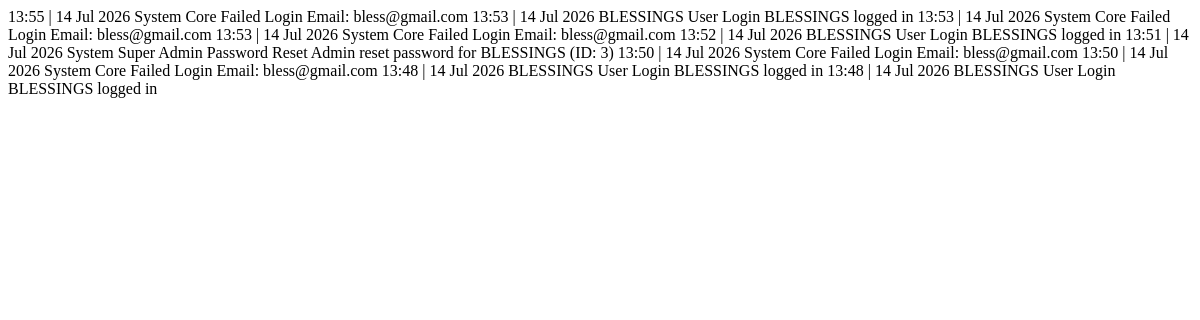
Page /admin/table/logs (signed in) on the earlier database version.
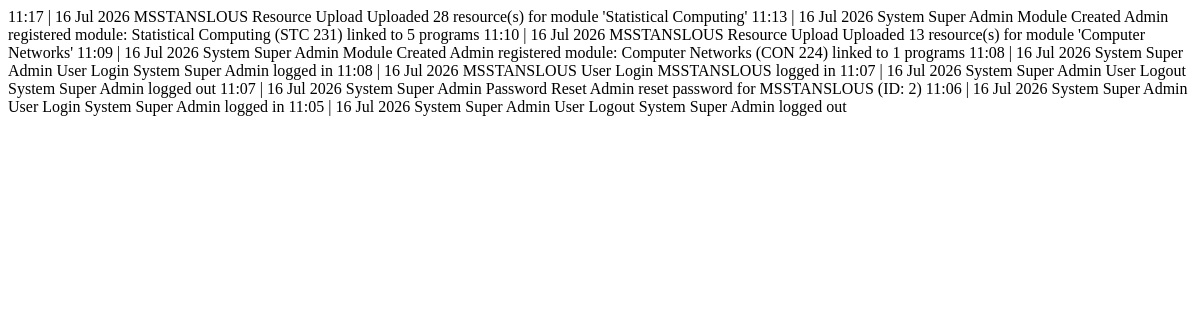
Same page on the later database version.
### app/models.py (models this page shows)
class Log(db.Model):
    id = db.Column(db.Integer, primary_key=True)
    user_id = db.Column(db.Integer, db.ForeignKey('user.id'), nullable=True)
    action = db.Column(db.String(100), nullable=False)
    details = db.Column(db.String(255), nullable=True)
    created_at = db.Column(db.DateTime, default=datetime.utcnow)
    user = db.relationship('User', backref='logs')

class User(db.Model, UserMixin):
    id = db.Column(db.Integer, primary_key=True)
    full_name = db.Column(db.String(100), nullable=False)
    email = db.Column(db.String(120), unique=True, nullable=False)
    password_hash = db.Column(db.String(128), nullable=False)
    campus = db.Column(db.String(50), nullable=False)
    student_id = db.Column(db.String(20), nullable=True)
    phone_number = db.Column(db.String(15), nullable=True)
    year = db.Column(db.Integer, default=1)
    semester = db.Column(db.Integer, default=1)
    program_id = db.Column(db.Integer, db.ForeignKey('program.id'), nullable=False)
    is_approved = db.Column(db.Boolean, default=False)
    is_class_rep = db.Column(db.Boolean, default=False)
    is_admin = db.Column(db.Boolean, default=False)
    created_at = db.Column(db.DateTime, default=datetime.utcnow)
    theme_preference = db.Column(db.String(20), default='light')  # 'light' or 'dark'
    language_preference = db.Column(db.String(10), default='en')  # 'en' for now
    last_activity = db.Column(db.DateTime, nullable=True, default=datetime.utcnow)
    is_active = db.Column(db.Boolean, default=True)  # soft delete flag

### app/core/routes.py (the view, shortened to what this page needs)
@core.route('/admin/table/logs')
@login_required
def admin_logs_table():
    if not current_user.is_admin:
        abort(403)
    page = request.args.get('page', 1, type=int)
    per_page = 10
    action_filter = request.args.get('action')
    user_search = request.args.get('user_search', '').strip()
    log_query = Log.query
    if action_filter:
        log_query = log_query.filter(Log.action == action_filter)
    paginated = paginate_query(log_query.order_by(Log.created_at.desc()), page, per_page)
    return render_template('core/admin/_logs_table_body.html',
                           logs=paginated['items'],
                           page=paginated['page'],
                           pages=paginated['pages'])

### app/__init__.py (called while the page is built)
@login_manager.user_loader
def load_user(user_id):
    return User.query.get(int(user_id))

### app/core/routes.py (called while the page is built)
def paginate_query(query, page=1, per_page=10):
    total = query.count()
    items = query.offset((page - 1) * per_page).limit(per_page).all()
    return {
        'items': items,
        'total': total,
        'page': page,
        'per_page': per_page,
        'pages': (total + per_page - 1) // per_page if total > 0 else 1
    }

### app/templates/core/admin/_logs_table_body.html (shortened to what this page needs)
{% for log in logs %}
<tr class="hover:bg-[#faf8f5] transition-colors border-b border-[#f0ebe3]">
    <td class="px-4 py-3 text-sm text-[#b5aaa0] font-mono whitespace-nowrap">
        {{ log.created_at.strftime('%H:%M | %d %b %Y') }}
    </td>
    <td class="px-4 py-3 text-sm font-bold text-[#5a5248] whitespace-nowrap">
        {{ log.user.full_name if log.user else 'System Core' }}
    </td>
    <td class="px-4 py-3 text-sm text-[#1a1a1a]">
        <span class="font-bold bg-[#f5f2ec] border border-[#ede8e0] px-2 py-0.5 rounded mr-1">{{ log.action }}</span>
        {{ log.details }}
    </td>
</tr>
{% endfor %}

Differences in the rows shown:
removed Log: created_at "13:55 | 14 Jul 2026", user "System Core", action "Failed Login", details "Email: bless@gmail.com"
removed Log: created_at "13:53 | 14 Jul 2026", user "BLESSINGS", action "User Login", details "BLESSINGS logged in"
removed Log: created_at "13:53 | 14 Jul 2026", user "System Core", action "Failed Login", details "Email: bless@gmail.com"
removed Log: created_at "13:53 | 14 Jul 2026", user "System Core", action "Failed Login", details "Email: bless@gmail.com"
removed Log: created_at "13:52 | 14 Jul 2026", user "BLESSINGS", action "User Login", details "BLESSINGS logged in"
removed Log: created_at "13:51 | 14 Jul 2026", user "System Super Admin", action "Password Reset", details "Admin reset password for BLESSINGS (ID: 3)"
removed Log: created_at "13:50 | 14 Jul 2026", user "System Core", action "Failed Login", details "Email: bless@gmail.com"
removed Log: created_at "13:50 | 14 Jul 2026", user "System Core", action "Failed Login", details "Email: bless@gmail.com"
removed Log: created_at "13:48 | 14 Jul 2026", user "BLESSINGS", action "User Login", details "BLESSINGS logged in"
removed Log: created_at "13:48 | 14 Jul 2026", user "BLESSINGS", action "User Login", details "BLESSINGS logged in"
added Log: created_at "11:17 | 16 Jul 2026", user "MSSTANSLOUS", action "Resource Upload", details "Uploaded 28 resource(s) for module 'Statistical Computing'"
added Log: created_at "11:13 | 16 Jul 2026", user "System Super Admin", action "Module Created", details "Admin registered module: Statistical Computing (STC 231) linked to 5 programs"
added Log: created_at "11:10 | 16 Jul 2026", user "MSSTANSLOUS", action "Resource Upload", details "Uploaded 13 resource(s) for module 'Computer Networks'"
added Log: created_at "11:09 | 16 Jul 2026", user "System Super Admin", action "Module Created", details "Admin registered module: Computer Networks (CON 224) linked to 1 programs"
added Log: created_at "11:08 | 16 Jul 2026", user "System Super Admin", action "User Login", details "System Super Admin logged in"
added Log: created_at "11:08 | 16 Jul 2026", user "MSSTANSLOUS", action "User Login", details "MSSTANSLOUS logged in"
added Log: created_at "11:07 | 16 Jul 2026", user "System Super Admin", action "User Logout", details "System Super Admin logged out"
added Log: created_at "11:07 | 16 Jul 2026", user "System Super Admin", action "Password Reset", details "Admin reset password for MSSTANSLOUS (ID: 2)"
added Log: created_at "11:06 | 16 Jul 2026", user "System Super Admin", action "User Login", details "System Super Admin logged in"
added Log: created_at "11:05 | 16 Jul 2026", user "System Super Admin", action "User Logout", details "System Super Admin logged out"
